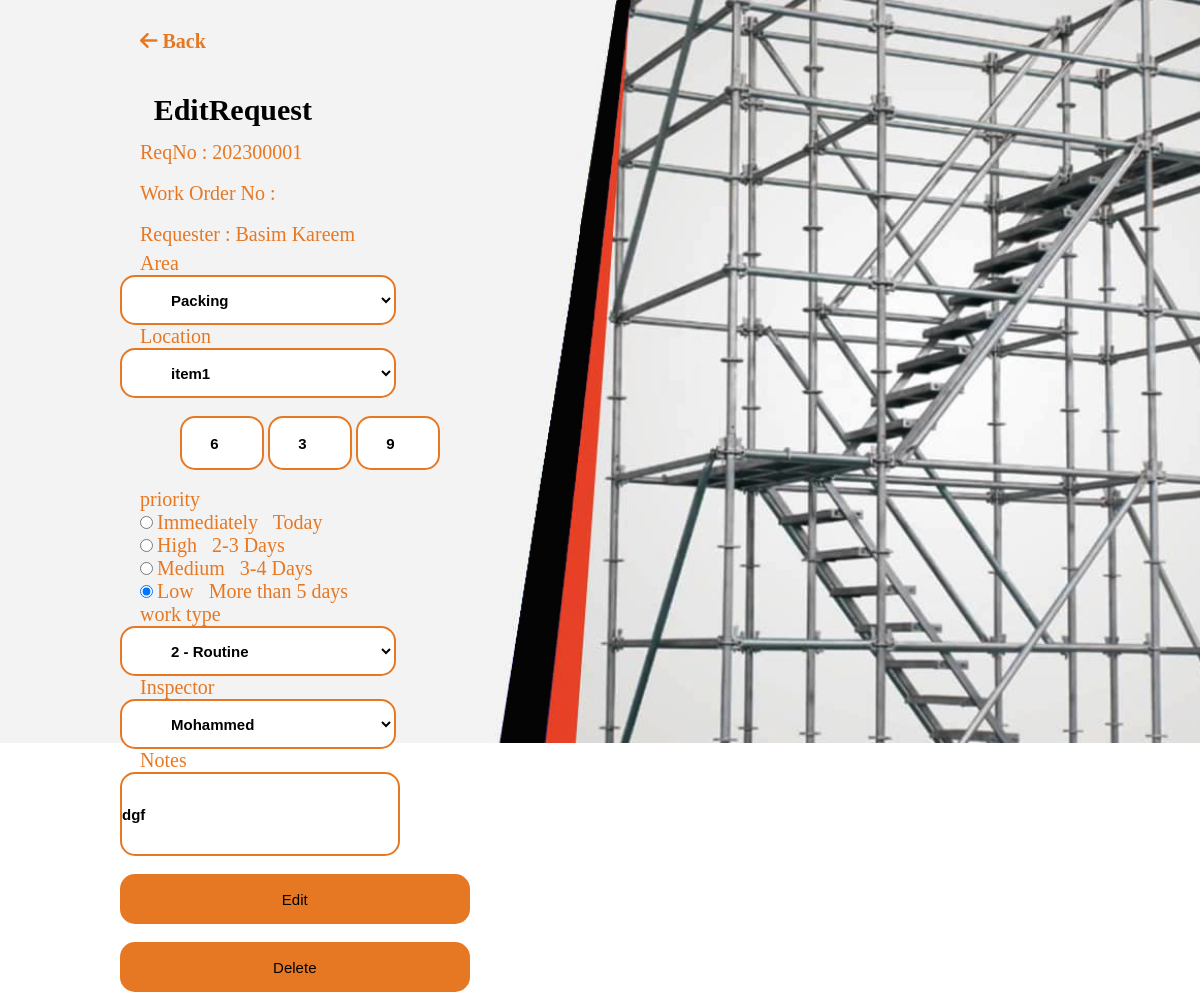
Before: /requestAction.php (signed in) with the older database file.
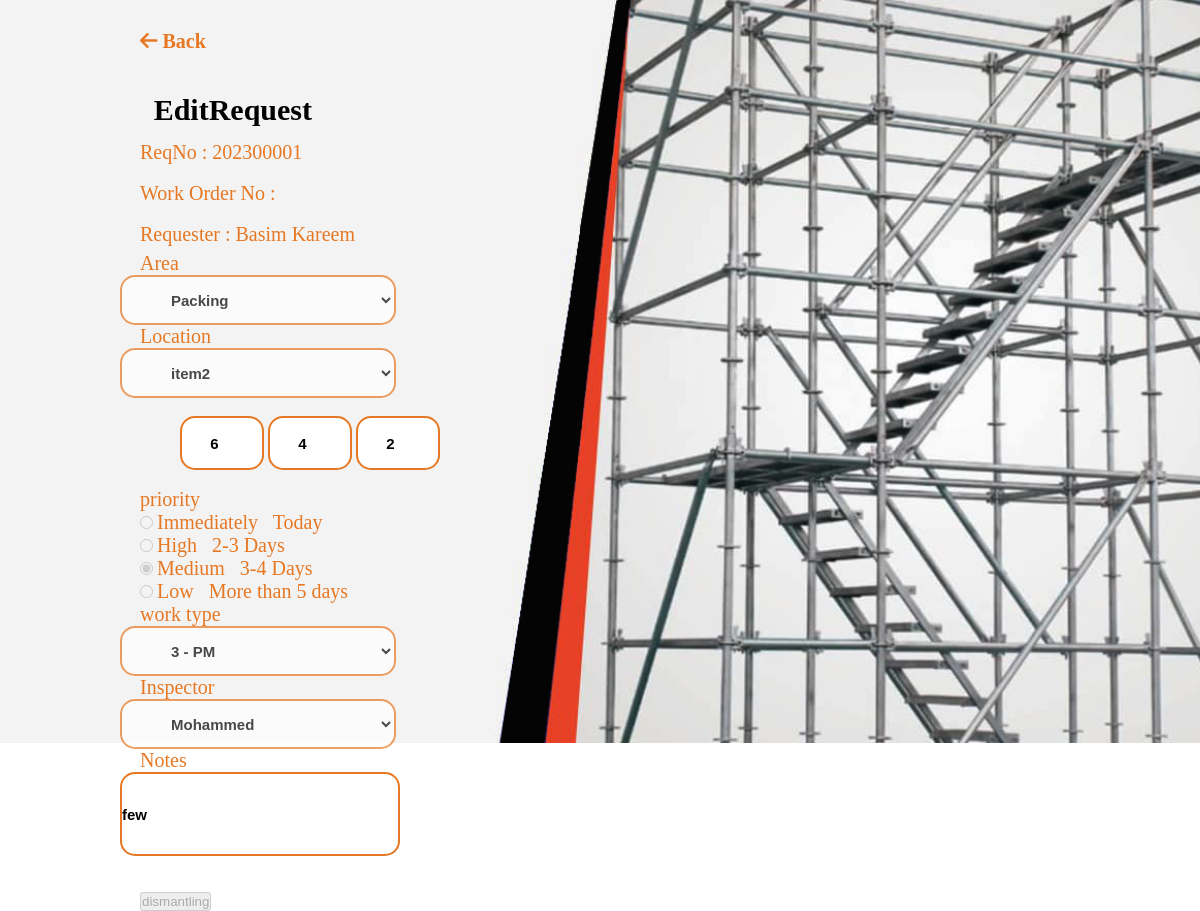
After: the same page with the newer database file.
### tables this page shows
CREATE TABLE `request` (
  `id` int(11) NOT NULL,
  `reqNo` varchar(255) NOT NULL,
  `adminAddedName` varchar(255) NOT NULL,
  `workOrderNo` varchar(255) NOT NULL,
  `area` varchar(255) NOT NULL,
  `item` varchar(255) NOT NULL,
  `length` varchar(255) NOT NULL,
  `width` varchar(255) NOT NULL,
  `height` varchar(255) NOT NULL,
  `workType` varchar(255) NOT NULL,
  `priority` varchar(255) NOT NULL,
  `executer` varchar(255) NOT NULL,
  `wereHouse` varchar(255) NOT NULL,
  `inspector` varchar(255) NOT NULL,
  `notes` varchar(255) NOT NULL,
  `reqDate` datetime(6) NOT NULL DEFAULT current_timestamp(6),
  `executerDate` datetime(6) DEFAULT NULL,
  `status` varchar(255) NOT NULL DEFAULT 'pending',
  `rejectReason` varchar(255) NOT NULL,
  `rejectsNum` int(255) NOT NULL DEFAULT 0,
  `new` varchar(255) NOT NULL DEFAULT 'yes',
  `finishDate` date DEFAULT NULL,
  `issued` varchar(255) NOT NULL DEFAULT 'no',
  `wereHouseDate` datetime(6) DEFAULT NULL,
  `executerAccept` varchar(6) NOT NULL DEFAULT 'no',
  `executerAcceptDate` datetime(6) DEFAULT NULL,
  `inspectorDate` datetime(6) DEFAULT NULL,
  `resentDate` datetime(6) DEFAULT NULL,
  `qtyBackStatus` varchar(255) NOT NULL DEFAULT 'no',
  `qtyBackDate` datetime DEFAULT NULL
);

### includes/classes/Request.php (called while the page is built, shortened)
<?php
class Request
{
    private $con;
    public function __construct($con)
    {
        $this->con = $con;
    }
    public function getRequestDetails($workOrderNo = null)
    {
        $sql = "SELECT * FROM request ";
        $query = $this->con->prepare($sql);
        $query->execute();
        $array = array();
        while ($row = $query->fetch(PDO::FETCH_ASSOC)) {
            $array = $row;
        }
        return $array;
    }
}
?>

### requestAction.php (the view, shortened to what this page needs)
<?php
include_once('includes/classes/Account.php');
include_once('includes/classes/Request.php');
include_once('includes/classes/WorkType.php');
$workOrderNo = $_GET["workOrderNo"];
$request = new Request($con);
$getRequest = $request->getRequestDetails($workOrderNo);
$canEdit = $getRequest['executerDate'] == NULL ? '' : 'disabled';
$executerAccept = $getRequest['executerAccept'] == 'yes' ? true : false;
?>
<!DOCTYPE html>
<html lang="en">
<head>
    <link rel="stylesheet" href="boxicons/css/boxicons.min.css">
    <link href='https://unpkg.com/boxicons@2.1.4/css/boxicons.min.css' rel='stylesheet'>
    <link rel="stylesheet" href="css.css?1999">
</head>
<body>
<div>
<a class="Back" href="adminRequests.php">
    <i class="fa-solid fa-arrow-left"></i>    Back</a>
</div>
    <div class="newrequest">
        <div class="login-container" id="login">
            <div class="top">
                <header  class="namerequest">EditRequest</header>
            </div>
            <br>
            <div class="input-box">
                <form method="POST">
                    <label class="requestAction">ReqNo :
                        <?php echo $getRequest['reqNo']; ?>
                    </label>
                    <br>
                    <br>
                    <label class="requestAction">Work Order No :
                    </label>
                    <br>
                    <br>
                    <label class="requestAction">Requester :
                        <?php echo $getRequest['adminAddedName']; ?>
                    </label>
                    <br>
                    <br>
                    <br>
                    <label class="requestActionArea">Area</label>
                    <br>
                    <select class="inputfieldrequestAction" name="area" id="area" required <?php echo $canEdit; ?>>
                        <?php if ($getRequest['area']) {
                            echo '<option value="' . $getRequest['area'] . '" selected >' . $getRequest['area'] . '</option>';
                        } ?>
                    </select>
                    <br>
                    <label class="requestActionArea">Location</label>
                    <br>
                    <select class="inputfieldrequestAction" name="item" id="item" required <?php echo $canEdit; ?>>
                        <?php if ($getRequest['item']) {
                            echo '<option value="' . $getRequest['item'] . '" selected >' . $getRequest['item'] . '</option>';
                        } ?>
                    </select>
                    <br>
                    <br>
                    <input type="number" class="inputlength" id="length" min="1" placeholder="L" name="length"
                        value="<?php echo $getRequest['length']; ?>" <?php echo $canEdit; ?>>
                    <input type="number" class="inputlength" id="width" min="1" placeholder="W" name="width"
                        value="<?php echo $getRequest['width']; ?>" <?php echo $canEdit; ?>>
                    <input type="number" class="inputlength" id="height" min="1" placeholder="H" name="height"
                        value="<?php echo $getRequest['height']; ?>" <?php echo $canEdit; ?>>
                    <br>
                    <br>
                    <label class="requestActionArea">priority</label>
                    <br>
                    <input type="radio" id="immediately" value="Immediately Today" name="priority" <?php echo $getRequest['priority'] == 'Immediately Today' ? 'checked' : ''; ?> <?php echo $canEdit; ?>>
                    <label class="requestActionArea" for="immediately">Immediately &nbsp; Today</label>
                    <br>
                    <input type="radio" id="high" value="High 2-3 Days" name="priority" <?php echo $getRequest['priority'] == 'High 2-3 Days' ? 'checked' : ''; ?> <?php echo $canEdit; ?>>
                    <label class="requestActionArea" for="high">High &nbsp; 2-3 Days</label>
                    <br>
                    <input type="radio" id="medium" value="Medium 3-4 Days" name="priority" <?php echo $getRequest['priority'] == 'Medium 3-4 Days' ? 'checked' : ''; ?> <?php echo $canEdit; ?>>
                    <label class="requestActionArea" for="medium">Medium &nbsp; 3-4 Days</label>
                    <br>
                    <input type="radio" id="low" value="Low More than 5 days" name="priority" <?php echo $getRequest['priority'] == 'Low More than 5 days' ? 'checked' : ''; ?> <?php echo $canEdit; ?>>
                    <label class="requestActionArea" for="low">Low &nbsp; More than 5 days</label>
                    <br>
                    <label class="requestActionArea">work type</label>
                    <br>
                    <select class="inputfieldrequestAction" name="workType" required <?php echo $canEdit; ?>>
                        <option selected value="<?php echo $getRequest['workType'] ?? ''; ?>"><?php echo $getRequest['workType'] ?? 'Select work type'; ?></option>
                    </select>
                    <br>
                    <label class="requestActionArea">Inspector</label>
                    <br>
                    <select class="inputfieldrequestAction" name="inspector" id="inspector" required <?php echo $canEdit; ?>>
                        <option selected value="<?php echo $getRequest['inspector'] ?? ''; ?>"><?php echo $getRequest['inspector'] ?? 'select inspector'; ?></option>
                    </select>
                    <br>
                    <label class="requestActionArea">Notes</label>
                    <br>
                    <input class="inputfieldnotAction" name="notes" value="<?php echo $getRequest['notes']; ?>" <?php echo $canEdit; ?>>
                    <br>
                    <br>
                    <?php
                    if (!$executerAccept) {
                        echo '
                <button type="submit"  class="submitnewreq" name="edit"' . $canEdit . '>Edit</button>
                <br>
                <br>
                <button type="submit"  class="submitnewreq" name="delete"' . $canEdit . '>Delete</button>
            ';
                    } else {
                        echo '
                <br>
                <button type="submit"  class="submit" name="dismantling"' . $canEdit . '>dismantling</button>
            ';
                    }
                    ?>
                </form>
</body>
</html>

### css.css (style rules this page uses)
* { margin: 0; padding: 0; }
body { background: url('images/1.jpg'); background-size: cover; background-repeat: no-repeat; }
header { font-size: 30px; text-align: center; font-weight: bold; padding: 0px 0 30px 0; position: relative; right: 40px; }
.register-container, .login-container { width: 100%; padding: 0 20px; }
.Back { position: relative; left: 140px; font-size: 20px; text-decoration: none; top: 30px; color: #e77823; font-weight: bold; }
.newrequest { display: flex; width: 80%; height: 90vh; position: relative; top: 70px; left: 10%; }
.namerequest { font-size: 30px; position: absolute; right: 80%; }
.inputfieldnotAction { font-size: 15px; font-weight: bold; background: #fff; color: #000; height: 80px; width: 38%; border: 2px solid #e77823; position: relative; right: 20px; border-radius: 15px; outline: none; transition: .2s ease; }
.requestAction { position: relative; top: 30px; color: #e77823; font-size: 20px; }
.requestActionArea { color: #e77823; font-size: 20px; }
.inputfieldnotAction { font-size: 15px; font-weight: bold; background: #fff; color: #000; height: 80px; width: 30%; border: 2px solid #e77823; position: relative; right: 20px; border-radius: 15px; outline: none; transition: .2s ease; }
.inputlength { font-size: 15px; font-weight: bold; background: #fff; color: #000; height: 50px; text-align: center; width: 80px; border: 2px solid #e77823; position: relative; left: 40px; border-radius: 15px; outline: none; transition: .2s ease; }
.inputfieldrequestAction { font-size: 15px; font-weight: bold; background: #fff; color: #000; height: 50px; width: 30%; padding: 0px 40px 0 45px; border: 2px solid #e77823; position: relative; right: 20px; border-radius: 15px; outline: none; transition: .2s ease; }
.submitnewreq { font-size: 15px; font-weight: 500; color: black; height: 50px; width: 38%; border: none; border-radius: 15px; position: relative; right: 20px; outline: none; background: #e77823; cursor: pointer; transition: .3s ease-in-out; }

Changed rows visible on the page:
removed request: reqNo "202300001", adminAddedName "Basim Kareem", area "Packing", item "item1", length "6", width "3", height "9", priority "☐ Immediately Today", priority "☐ High 2-3 Days", priority "☐ Medium 3-4 Days", priority "☑ Low More than 5 days", workType "2 - Routine", inspector "Mohammed", notes "dgf"
added request: reqNo "202300001", adminAddedName "Basim Kareem", area "Packing", item "item2", length "6", width "4", height "2", priority "☐ Immediately Today", priority "☐ High 2-3 Days", priority "☑ Medium 3-4 Days", priority "☐ Low More than 5 days", workType "3 - PM", inspector "Mohammed", notes "few"
Other visible differences:
text no longer shown: "Edit Delete"
text now shown: "dismantling"
